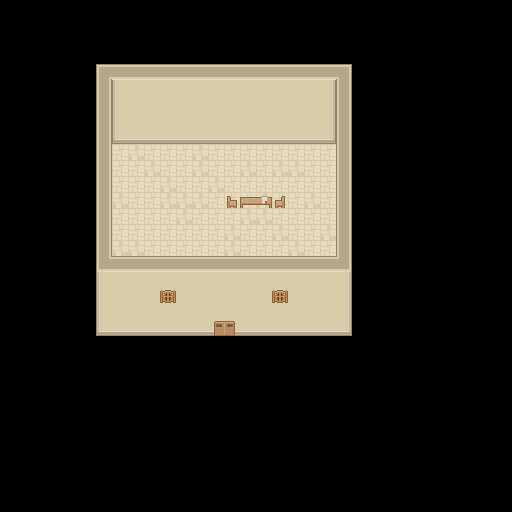

This is a level from a 2D game, rendered from its Tiled map with the project's own tilesets. A one-line summary and the map file follow, with tile-layer data summarised:
An orthogonal 32x32 tile map with 16x16 px tiles, 5 tile layers (floor, front of house, decor1, decor2, ...) and 1 object.

<map version="1.0" orientation="orthogonal" renderorder="right-down" width="32" height="32" tilewidth="16" tileheight="16" nextobjectid="3">
 <tileset firstgid="1" source="../../tilesets/overworld.tsx" />
 <layer name="floor" width="32" height="32">
  <data>[1024 cells, 194 non-empty, 14 distinct tile ids]</data>
 </layer>
 <objectgroup name="Object Layer 1">
  <object id="2" x="214" y="321" width="21" height="15" />
 </objectgroup>
 <layer name="front of house" width="32" height="32">
  <data>[1024 cells, 78 non-empty, 7 distinct tile ids]</data>
 </layer>
 <group name="decorations">
  <layer name="decor1" width="32" height="32">
   <data>[1024 cells, 4 non-empty, 4 distinct tile ids]</data>
  </layer>
  <layer name="decor2" width="32" height="32">
   <data>[1024 cells, 1 non-empty, 1 distinct tile ids]</data>
  </layer>
 </group>
 <layer name="doors and windows" width="32" height="32">
  <data>[1024 cells, 4 non-empty, 3 distinct tile ids]</data>
 </layer>
</map>
